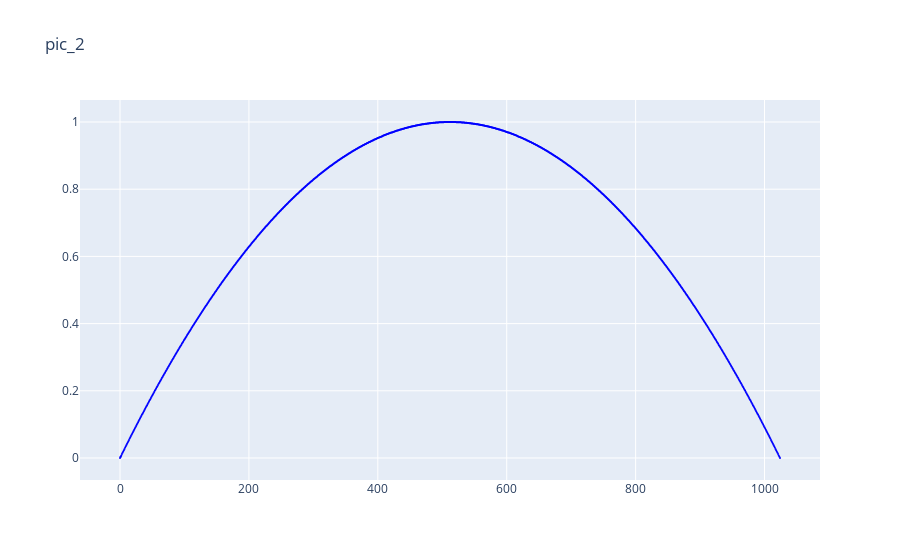

Source (notebook cell):
### Markdown cell above
Для $j = 2$:

### Code cell
j = 2

R = []
for n in [0, 1, *list(range(1, N, 1)), N]:
    p = 1 - get_P_of_0(j, n, N)
    R.append((n, p))

show(data = [[[(x[0], x[1]) for x in R], 'blue', 1]], title = 'pic_2', marker_size=2)

### Figure 1 — Plotly figure (JSON) as saved in the notebook; plotly's stock layout.template omitted (floating-point values rounded to 4 significant figures; data arrays with more than 128 entries replaced by an {"elided": "..."} marker saying what was removed)
{"data": [{"marker": {"color": "blue", "size": 2}, "mode": "markers", "opacity": 1, "type": "scatter", "x": {"elided": "1026 int values"}, "y": {"elided": "1026 float values"}}], "layout": {"title": {"text": "pic_2"}, "xaxis": {"zeroline": false}, "yaxis": {"zeroline": false}}}
